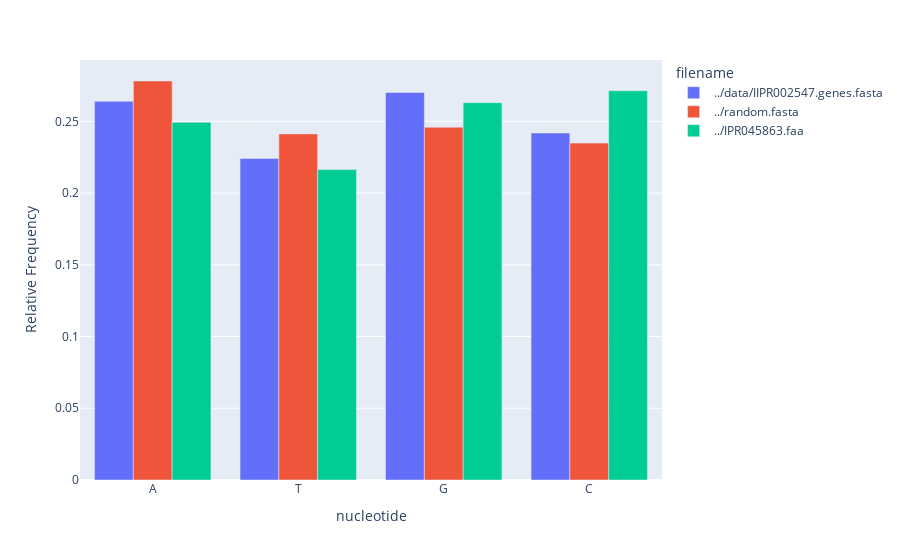

The notebook cell saved with this chart:
### Code cell
records = []
for filename, genes in datasets.items():
    all_nucs = ''.join(str(gene) for gene in genes)
    counts = Counter(all_nucs)
    for nuc, count in counts.items():
        records.append((filename, nuc, count / len(all_nucs)))


df = pd.DataFrame.from_records(records, columns=["filename", "nucleotide", "Relative Frequency"])

px.bar(df, barmode="group", x="nucleotide", y="Relative Frequency", color="filename")

### Figure 1 — Plotly figure (JSON) as saved in the notebook; plotly's stock layout.template omitted (floating-point values rounded to 4 significant figures)
{"data": [{"alignmentgroup": "True", "hovertemplate": "filename=../data/IIPR002547.genes.fasta<br>nucleotide=%{x}<br>Relative Frequency=%{y}<extra></extra>", "legendgroup": "../data/IIPR002547.genes.fasta", "marker": {"color": "#636efa", "pattern": {"shape": ""}}, "name": "../data/IIPR002547.genes.fasta", "offsetgroup": "../data/IIPR002547.genes.fasta", "orientation": "v", "showlegend": true, "textposition": "auto", "type": "bar", "x": ["A", "T", "G", "C"], "xaxis": "x", "y": [0.2639, 0.2241, 0.2701, 0.2418], "yaxis": "y"}, {"alignmentgroup": "True", "hovertemplate": "filename=../random.fasta<br>nucleotide=%{x}<br>Relative Frequency=%{y}<extra></extra>", "legendgroup": "../random.fasta", "marker": {"color": "#EF553B", "pattern": {"shape": ""}}, "name": "../random.fasta", "offsetgroup": "../random.fasta", "orientation": "v", "showlegend": true, "textposition": "auto", "type": "bar", "x": ["A", "T", "G", "C"], "xaxis": "x", "y": [0.2781, 0.2412, 0.2459, 0.2348], "yaxis": "y"}, {"alignmentgroup": "True", "hovertemplate": "filename=../IPR045863.faa<br>nucleotide=%{x}<br>Relative Frequency=%{y}<extra></extra>", "legendgroup": "../IPR045863.faa", "marker": {"color": "#00cc96", "pattern": {"shape": ""}}, "name": "../IPR045863.faa", "offsetgroup": "../IPR045863.faa", "orientation": "v", "showlegend": true, "textposition": "auto", "type": "bar", "x": ["A", "T", "G", "C"], "xaxis": "x", "y": [0.2493, 0.2164, 0.263, 0.2713], "yaxis": "y"}], "layout": {"barmode": "group", "legend": {"title": {"text": "filename"}, "tracegroupgap": 0}, "margin": {"t": 60}, "xaxis": {"anchor": "y", "domain": [0, 1], "title": {"text": "nucleotide"}}, "yaxis": {"anchor": "x", "domain": [0, 1], "title": {"text": "Relative Frequency"}}}}
